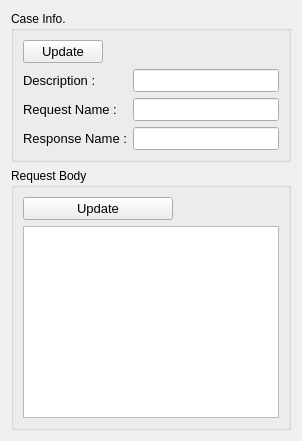
              <widget class="QWidget" name="tab_37">
               <attribute name="title">
                <string>Request Body</string>
               </attribute>
               <layout class="QHBoxLayout" name="horizontalLayout_10">
                <item>
                 <layout class="QGridLayout" name="gridLayout_21" rowstretch="0,0,0,0,0,2,8" columnstretch="2,8" columnminimumwidth="2,8">
                  <item row="5" column="0" colspan="2">
                   <widget class="QGroupBox" name="groupBox_2">
                    <property name="title">
                     <string>Case Info.</string>
                    </property>
                    <layout class="QHBoxLayout" name="horizontalLayout_22">
                     <item>
                      <layout class="QFormLayout" name="formLayout">
                       <item row="0" column="0">
                        <widget class="QPushButton" name="btn_update_info">
                         <property name="maximumSize">
                          <size>
                           <width>150</width>
                           <height>16777215</height>
                          </size>
                         </property>
                         <property name="font">
                          <font>
                           <family>Segoe UI</family>
                           <pointsize>10</pointsize>
                          </font>
                         </property>
                         <property name="text">
                          <string>Update</string>
                         </property>
                        </widget>
                       </item>
                       <item row="1" column="0">
                        <widget class="QLabel" name="label_71">
                         <property name="styleSheet">
                          <string notr="true">* {
    font-family: &quot;Segoe UI&quot;;
    font-size: 10pt;
    /* 添加其他字体样式属性，如颜色等 */
}</string>
                         </property>
                         <property name="text">
                          <string>Description :</string>
                         </property>
                        </widget>
                       </item>
                       <item row="2" column="0">
                        <widget class="QLabel" name="label_72">
                         <property name="styleSheet">
                          <string notr="true">* {
    font-family: &quot;Segoe UI&quot;;
    font-size: 10pt;
    /* 添加其他字体样式属性，如颜色等 */
}</string>
                         </property>
                         <property name="text">
                          <string>Request Name :</string>
                         </property>
                        </widget>
                       </item>
                       <item row="3" column="0">
                        <widget class="QLabel" name="label_73">
                         <property name="styleSheet">
                          <string notr="true">* {
    font-family: &quot;Segoe UI&quot;;
    font-size: 10pt;
    /* 添加其他字体样式属性，如颜色等 */
}</string>
                         </property>
                         <property name="text">
                          <string>Response Name :</string>
                         </property>
                        </widget>
                       </item>
                       <item row="3" column="1">
                        <widget class="QLineEdit" name="textbox_tc_response_name">
                         <property name="styleSheet">
                          <string notr="true">* {
    font-family: &quot;Segoe UI&quot;;
    font-size: 10pt;
    /* 添加其他字体样式属性，如颜色等 */
}</string>
                         </property>
                        </widget>
                       </item>
                       <item row="2" column="1">
                        <widget class="QLineEdit" name="textbox_tc_request_name">
                         <property name="styleSheet">
                          <string notr="true">* {
    font-family: &quot;Segoe UI&quot;;
    font-size: 10pt;
    /* 添加其他字体样式属性，如颜色等 */
}</string>
                         </property>
                        </widget>
                       </item>
                       <item row="1" column="1">
                        <widget class="QLineEdit" name="textbox_tc_description">
                         <property name="styleSheet">
                          <string notr="true">* {
    font-family: &quot;Segoe UI&quot;;
    font-size: 10pt;
    /* 添加其他字体样式属性，如颜色等 */
}</string>
                         </property>
                        </widget>
                       </item>
                      </layout>
                     </item>
                    </layout>
                   </widget>
                  </item>
                  <item row="6" column="0" colspan="2">
                   <widget class="QGroupBox" name="groupBox">
                    <property name="title">
                     <string>Request Body</string>
                    </property>
                    <layout class="QVBoxLayout" name="verticalLayout_6">
                     <item>
                      <widget class="QPushButton" name="btn_update_text_body">
                       <property name="maximumSize">
                        <size>
                         <width>150</width>
                         <height>16777215</height>
                        </size>
                       </property>
                       <property name="font">
                        <font>
                         <family>Segoe UI</family>
                         <pointsize>10</pointsize>
                        </font>
                       </property>
                       <property name="text">
                        <string>Update</string>
                       </property>
                      </widget>
                     </item>
                     <item>
                      <widget class="QPlainTextEdit" name="text_body">
                       <property name="font">
                        <font>
                         <family>Segoe UI</family>
                         <pointsize>10</pointsize>
                        </font>
                       </property>
                      </widget>
                     </item>
                    </layout>
                   </widget>
                  </item>
                 </layout>
                </item>
               </layout>
              </widget>
